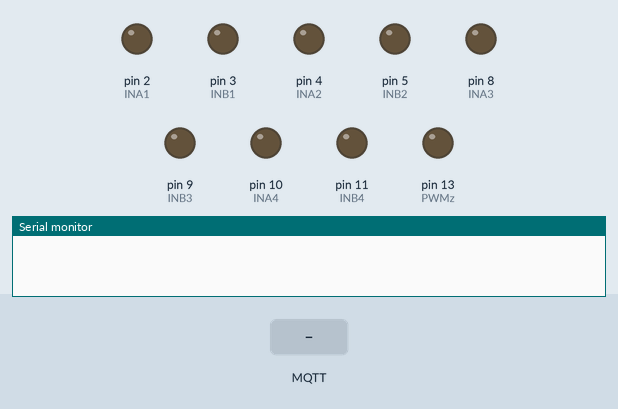
This sketch was run on a simulated Arduino Uno, built for the host (arithmetic inside an expression is 32-bit, double 64-bit). Parts: output pins drawn as LEDs (lit = HIGH), the last lines printed to the serial monitor. Inputs (shaded band) come from the test bench. WiFi joins after 1.5 s; servers stay silent unless stated; no MQTT or app messages arrive unless stated.

Above: at 0.0 s.
At 2.2 s:
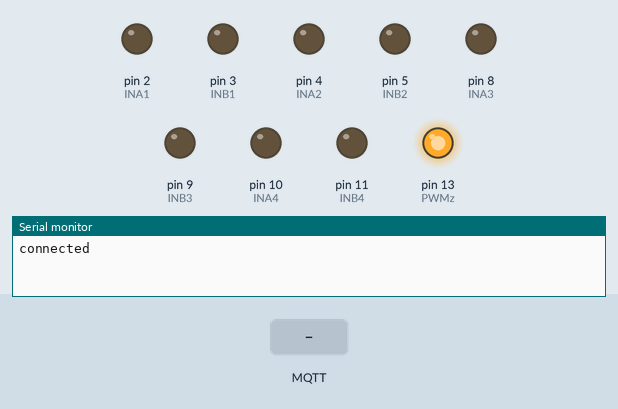
2.3 s: MQTT message ":" arrives on the first subscribed topic
3.8 s: MQTT message "1" arrives on the first subscribed topic
Timing chart, 0 to 6.8 s (numbered marks = the images above; inputs shaded):
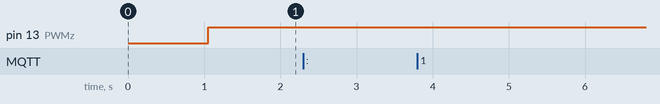

The sketch:

Tool.ino
```cpp
#include <SPI.h>
#include <Ethernet.h>
#include <PubSubClient.h>

EthernetClient ethClient;
PubSubClient client(ethClient);

byte mac[] = {  0xD1, 0xED, 0xAB, 0xFE, 0xFE, 0xE8 };
IPAddress    ip(158, 108, 5, 102);
IPAddress    server(158, 108, 5, 6);
const char*  mqtt_server = "158.108.5.6:1883";
const char*  Board = "Board_Tool";

String     mData;
int A = 0, B = 0, C = 0, D = 0;
#define INA1 2
#define INB1 3

#define INA2 4
#define INB2 5

#define INA3 8
#define INB3 9

#define INA4 10
#define INB4 11

#define PWMz 13

void setup()
{
  Serial.begin(57600);
  client.setServer(server, 1883);
  client.setCallback(callback);
  Ethernet.begin(mac, ip);
  Init_Output();

  delay(1000);

}

void loop()
{
  CheckMQTT();

  analogWrite(PWMz, 255);
  Control_Tool1();
  Control_Tool2();
  Control_Tool3();
  Control_Tool4();


  delay(10);
}

void callback(char* topic, byte* payload, unsigned int length)
{
  mData = "";
  Serial.print("Message arrived [");
  Serial.print(topic);
  Serial.print("] ");

  for (int i = 0; i < length; i++)
  {
    Serial.print((char)payload[i]);
    mData += (char)payload[i];
  }
  A = mqttQueryString("A_", mData).toInt();
  B = mqttQueryString("B_", mData).toInt();
  C = mqttQueryString("C_", mData).toInt();
  D = mqttQueryString("D_", mData).toInt();
}
String mqttQueryString(String qstr1, String mstr1)
{
  int mstart, mstop;
  String mresult = " ";

  qstr1 = qstr1;
  mstart = mstr1.indexOf(qstr1);
  if (mstart == -1)
  {
    mresult = "";
    return mresult;
  }
  mstop = mstr1.indexOf(":", mstart);
  if (mstop == -1)
  {
    mresult = mstr1.substring(mstart + qstr1.length(), " " );
  }
  else
  {
    mresult = mstr1.substring(mstart + qstr1.length(), mstop);

  }
  return mresult;
}
void Init_Output ()
{
  pinMode(INA1, OUTPUT);
  pinMode(INB1, OUTPUT);

  pinMode(INA2, OUTPUT);
  pinMode(INB2, OUTPUT);

  pinMode(INA3, OUTPUT);
  pinMode(INB3, OUTPUT);

  pinMode(INA4, OUTPUT);
  pinMode(INB4, OUTPUT);

  pinMode(PWMz, OUTPUT);

}
void Control_Tool1()
{
  switch (A)
  {
    case 1:
      digitalWrite(INA1, 0);
      digitalWrite(INB1, 1);
      break;
    case 2:
      digitalWrite(INA1, 1);
      digitalWrite(INB1, 0);
      break;
    default:
      digitalWrite(INA1, 0);
      digitalWrite(INB1, 0);
      break;
  }
}
void Control_Tool2()
{
  switch (B)
  {
    case 1:
      digitalWrite(INA2, 0);
      digitalWrite(INB2, 1);
      break;
    case 2:
      digitalWrite(INA2, 1);
      digitalWrite(INB2, 0);
      break;
    default:
      digitalWrite(INA2, 0);
      digitalWrite(INB2, 0);
      break;
  }
}
void Control_Tool3()
{
  switch (C)
  {
    case 1:
      digitalWrite(INA3, 0);
      digitalWrite(INB3, 1);
      break;
    case 2:
      digitalWrite(INA3, 1);
      digitalWrite(INB3, 0);
      break;
    default:
      digitalWrite(INA3, 0);
      digitalWrite(INB3, 0);
      break;
  }
}
void Control_Tool4()
{
  switch (D)
  {
    case 1:
      digitalWrite(INA4, 0);
      digitalWrite(INB4, 1);
      break;
    case 2:
      digitalWrite(INA4, 1);
      digitalWrite(INB4, 0);
      break;
    default:
      digitalWrite(INA4, 0);
      digitalWrite(INB4, 0);
      break;
  }
}
void CheckMQTT()
{
  if (!client.connected())
  {
    reconnect();
  }
  client.loop();
}
void reconnect()
{
  while (!client.connected())
  {
    if (client.connect("Board_Tool"))
    {
      Serial.println("connected");
      client.subscribe("Test3");
      client.publish("Test1", "Board_Tool is connection");
    }
    else
    {
      Serial.print("failed, rc=");
      Serial.print(client.state());
      Serial.println(" try again in 5 seconds");
      //Wait 5 seconds before retrying
      delay(5000);
    }
  }
}
```
